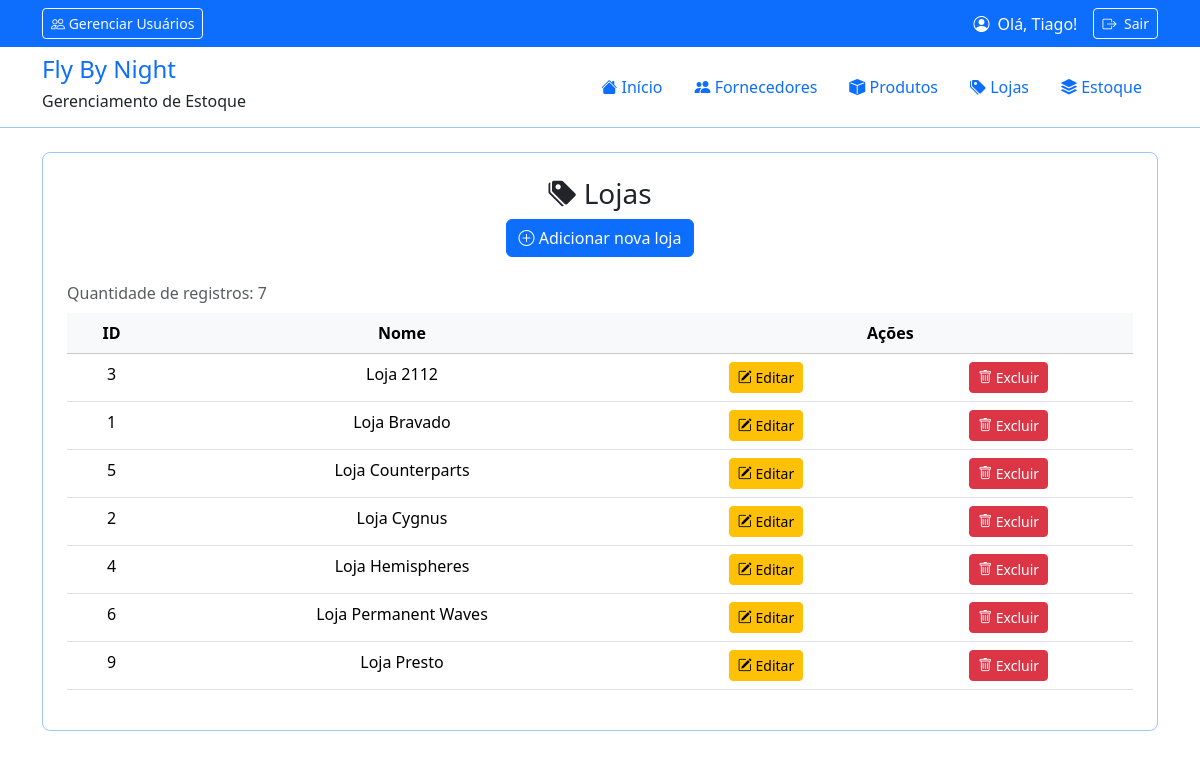
The page /lojas/listar.php (signed in) on the database its author committed.
### tables this page shows
CREATE TABLE `lojas` (
  `id` int(11) NOT NULL,
  `nome` varchar(255) NOT NULL
);

### src/loja_crud.php (called while the page is built, shortened)
<?php
function buscarLojas(PDO $conexao):array
{
    $sql = "SELECT id, nome FROM lojas ORDER BY nome";
    $consulta = $conexao->prepare($sql);
    $consulta->execute();
    return $consulta->fetchAll(PDO::FETCH_ASSOC);
}

### lojas/listar.php (the view, shortened to what this page needs)
<?php
require_once __DIR__ . "/../config.php";
require_once BASE_PATH . "/src/loja_crud.php";
$lojas = [];
try {
    $lojas = buscarLojas($conexao);
} catch (Throwable $e) {
    $erro = "Erro ao buscar ao lojas. <br>".$e->getMessage();
}
require_once BASE_PATH . "/includes/cabecalho.php";
?>
<section class="text-center mb-4 border rounded-3 p-4 border-primary-subtle">
    <h3><i class="bi bi-tags-fill"></i> Lojas</h3>
    <p>
        <a class="btn btn-primary" href="inserir.php">
            <i class="bi bi-plus-circle"></i> Adicionar nova loja
        </a>
    </p>
    <div class="table-responsive">
        <table class="table table-hover caption-top">
            <caption>Quantidade de registros: <?=count($lojas)?></caption>
            <thead class="align-middle table-light">
                <tr>
                    <th>ID</th>
                    <th>Nome</th>
                    <th colspan="2">Ações</th>
                </tr>
            </thead>
            <tbody>
<?php foreach($lojas as $loja):?>
                <tr>
                    <td> <?=$loja['id']?> </td>
                    <td> <?=$loja['nome']?>  </td>
                    <td><a href="editar.php?id=<?=$loja['id']?>" class="btn btn-warning btn-sm"><i class="bi bi-pencil-square"></i> Editar</a></td>
                    <td><a href="excluir.php?id=<?=$loja['id']?>" class="btn btn-danger btn-sm"><i class="bi bi-trash"></i> Excluir</a></td>
                </tr>
<?php endforeach; ?>
            </tbody>
        </table>
    </div>
</section>
<?php require_once BASE_PATH . "/includes/rodape.php"; ?>

### rows shown on the page
lojas: id "3", nome "Loja 2112"
lojas: id "1", nome "Loja Bravado"
lojas: id "5", nome "Loja Counterparts"
lojas: id "2", nome "Loja Cygnus"
lojas: id "4", nome "Loja Hemispheres"
lojas: id "6", nome "Loja Permanent Waves"
lojas: id "9", nome "Loja Presto"

### other values the page prints
$_SESSION['nome'] "Tiago"
count($lojas) "7"
